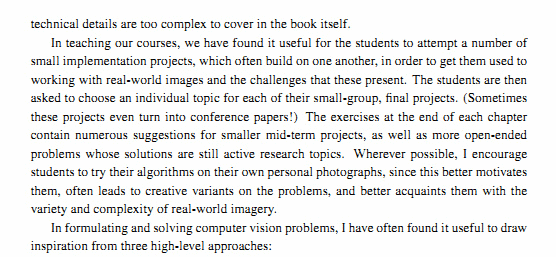
#> input picture imageTextN.png, 556 x 257 px
$ python TrainAndTest.py
#> lines starting #> are read from the running program, lines starting #| are printed output that depends on the picture; after the words box and inside, x2 and y2 are one past the last pixel; in counts of white or black regions, pixels touching at a corner belong together
import cv2
import numpy as np
import operator
import os

MIN_CONTOUR_AREA = 100

RESIZED_IMAGE_WIDTH = 20
RESIZED_IMAGE_HEIGHT = 30


class ContourWithData():

    npaContour = None
    boundingRect = None
    intRectX = 0                # bounding rect top left corner x location
    intRectY = 0                # bounding rect top left corner y location
    intRectWidth = 0            # bounding rect width
    intRectHeight = 0           # bounding rect height
    fltArea = 0.0               # area of contour

    # calculate bounding rect
    def calculateRectTopLeftPointAndWidthAndHeight(self):
        [intX, intY, intWidth, intHeight] = self.boundingRect
        self.intRectX = intX
        self.intRectY = intY
        self.intRectWidth = intWidth
        self.intRectHeight = intHeight

    # this is oversimplified, for a production grade program
    def checkIfContourIsValid(self):
        if self.fltArea < MIN_CONTOUR_AREA:
            return False
        return True


def main():
    allContoursWithData = []
    validContoursWithData = []

    try:
        # read in training classifications
        npaClassifications = np.loadtxt("classifications.txt", np.float32)
    except:
        print("error, unable to open classifications.txt, exiting program\n")
        os.system("pause")
        return

    try:
        # read in training images
        npaFlattenedImages = np.loadtxt("flattened_images.txt", np.float32)
    except:
        print("error, unable to open flattened_images.txt, exiting program\n")
        os.system("pause")
        return

    # reshape numpy array to 1d, necessary to pass to call to train
    npaClassifications = npaClassifications.reshape(
        (npaClassifications.size, 1))

    kNearest = cv2.ml.KNearest_create()

    kNearest.train(npaFlattenedImages, cv2.ml.ROW_SAMPLE, npaClassifications)

    # read in testing numbers image
    #imgTestingNumbers = cv2.imread("test1.png")
    #imgTestingNumbers = cv2.imread("test2.png")
    #imgTestingNumbers = cv2.imread("test3.png")
    imgTestingNumbers = cv2.imread("imageTextN.png")
#> imgTestingNumbers is the input picture: shape (257, 556, 3); mean B, G, R 232.5, 232.8, 232.6
    #imgTestingNumbers = cv2.imread("training_chars.png")

    if imgTestingNumbers is None:
        print("error: image not read from file \n\n")
        os.system("pause")
        return

    imgGray = cv2.cvtColor(imgTestingNumbers, cv2.COLOR_BGR2GRAY)
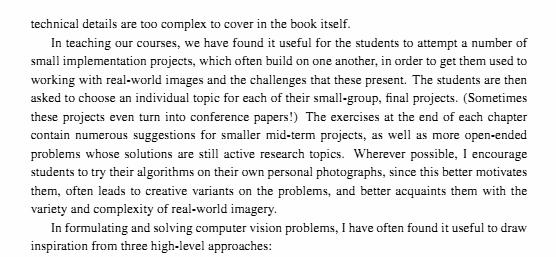
#> imgGray: shape (257, 556); min 2, max 254, mean 232.7
    imgBlurred = cv2.GaussianBlur(imgGray, (5, 5), 0)
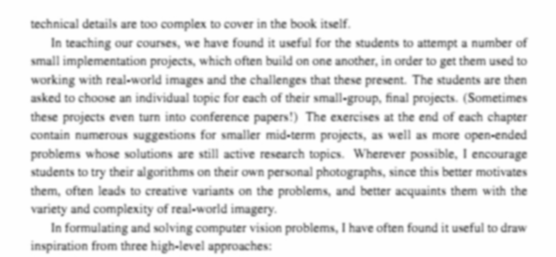
#> imgBlurred: shape (257, 556); min 107, max 254, mean 232.8
    imgThresh = cv2.adaptiveThreshold(
        imgBlurred, 255, cv2.ADAPTIVE_THRESH_GAUSSIAN_C, cv2.THRESH_BINARY_INV, 11, 2)
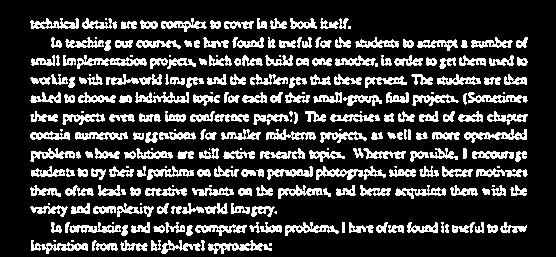
#> imgThresh: shape (257, 556); 21.3% white; 264 white regions (40 under 20 px)

    # make a copy of the thresh image, this in necessary because findContours modifies the image
    imgThreshCopy = imgThresh.copy()

    npaContours, npaHierarchy = cv2.findContours(
        imgThreshCopy, cv2.RETR_EXTERNAL, cv2.CHAIN_APPROX_SIMPLE)
#> npaContours = 264 contours, 50 with area under 20; largest, box (x1, y1, x2, y2) and area: (316, 166, 386, 180) 377, (77, 55, 147, 69) 356, (208, 240, 272, 254) 322, (464, 129, 527, 143) 318, (468, 92, 528, 103) 280; npaHierarchy = 264 rows, first 6: [1, -1, -1, -1], [2, 0, -1, -1], [3, 1, -1, -1], [4, 2, -1, -1], [5, 3, -1, -1], [6, 4, -1, -1]

    for npaContour in npaContours:                             # for each contour
        # instantiate a contour with data object
        contourWithData = ContourWithData()
        # assign contour to contour with data
        contourWithData.npaContour = npaContour
        contourWithData.boundingRect = cv2.boundingRect(
            contourWithData.npaContour)
        contourWithData.calculateRectTopLeftPointAndWidthAndHeight(
        )
        contourWithData.fltArea = cv2.contourArea(
            contourWithData.npaContour)
        # add contour with data object to list of all contours with data
        allContoursWithData.append(contourWithData)
#> this loop made 264 passes
#> (intX in calculateRectTopLeftPointAndWidthAndHeight, intY in calculateRectTopLeftPointAndWidthAndHeight, intWidth in calculateRectTopLeftPointAndWidthAndHeight, intHeight in calculateRectTopLeftPointAndWidthAndHeight) on passes 2, 3, 5: (96, 243, 22, 8), (208, 240, 64, 14), (161, 240, 40, 14)
#> after the loop, allContoursWithData = 264 items

    for contourWithData in allContoursWithData:                 # for all contours
        if contourWithData.checkIfContourIsValid():             # check if valid
            # if so, append to valid contour list
            validContoursWithData.append(contourWithData)
#> after the loop, validContoursWithData = 103 items

    validContoursWithData.sort(key=operator.attrgetter(
        "intRectX"))         # sort contours from left to right

    # declare final string, this will have the final number sequence by the end of the program
    strFinalString = ""

    for contourWithData in validContoursWithData:            # for each contour
        # draw a green rect around the current char
        cv2.rectangle(imgTestingNumbers,
                      (contourWithData.intRectX, contourWithData.intRectY),
                      (contourWithData.intRectX + contourWithData.intRectWidth,
                       contourWithData.intRectY + contourWithData.intRectHeight),
                      (0, 255, 0),
                      2)

        imgROI = imgThresh[contourWithData.intRectY: contourWithData.intRectY + contourWithData.intRectHeight,
                           contourWithData.intRectX: contourWithData.intRectX + contourWithData.intRectWidth]

        # resize image, this will be more consistent for recognition and storage
        imgROIResized = cv2.resize(
            imgROI, (RESIZED_IMAGE_WIDTH, RESIZED_IMAGE_HEIGHT))

        # flatten image into 1d numpy array
        npaROIResized = imgROIResized.reshape(
            (1, RESIZED_IMAGE_WIDTH * RESIZED_IMAGE_HEIGHT))

        # convert from 1d numpy array of ints to 1d numpy array of floats
        npaROIResized = np.float32(npaROIResized)

        retval, npaResults, neigh_resp, dists = kNearest.findNearest(
            npaROIResized, k=1)

        strCurrentChar = str(chr(int(npaResults[0][0])))
        strFinalString = strFinalString + strCurrentChar
#> this loop made 103 passes
#> (retval, npaResults, neigh_resp, dists, strCurrentChar, strFinalString) on passes 1 to 12: (53, [53], [53], [12054105], '5', '5'), (55, [55], [55], [13326837], '7', '57'), (49, [49], [49], [11974744], '1', '571'), (51, [51], [51], [12300003], '3', '5713'), (54, [54], [54], [12178500], '6', '57136'), (54, [54], [54], [12708948], '6', '571366'), (51, [51], [51], [12454966], '3', '5713663'), (49, [49], [49], [13077789], '1', '57136631'), (51, [51], [51], [13302863], '3', '571366313'), (51, [51], [51], [11406719], '3', '5713663133'), (51, [51], [51], [12204872], '3', '57136631333'), (51, [51], [51], [12714066], '3', '571366313333')
#> (retval, npaResults, neigh_resp, dists, strCurrentChar) on pass 15: (51, [51], [51], [9983875], '3')
#> pass 1, in main, `imgROIResized = cv2.resize( imgROI, (RESIZED_IMAGE_WIDTH, RESIZED_IMAG..`:
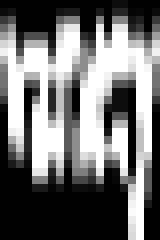
#> imgROIResized: shape (30, 20) (shown 8 times larger); min 0, max 255, mean 111.8
#> pass 2, in main, `imgROIResized = cv2.resize( imgROI, (RESIZED_IMAGE_WIDTH, RESIZED_IMAG..`:
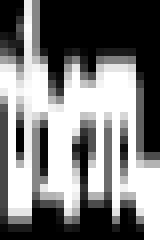
#> imgROIResized: shape (30, 20) (shown 8 times larger); min 0, max 255, mean 122.4
#> pass 3, in main, `imgROIResized = cv2.resize( imgROI, (RESIZED_IMAGE_WIDTH, RESIZED_IMAG..`:
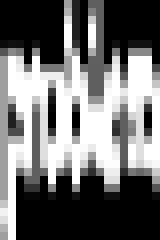
#> imgROIResized: shape (30, 20) (shown 8 times larger); min 0, max 255, mean 112.1
#> after the loop:
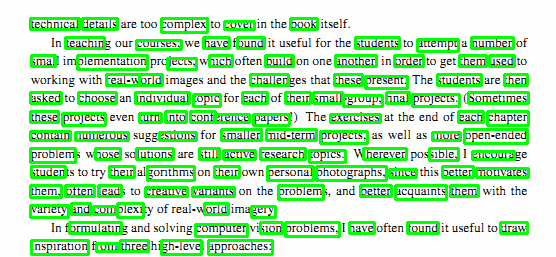
#> imgTestingNumbers: shape (257, 556, 3); mean B, G, R 183.7, 234.8, 183.4
    print("\n" + strFinalString + "\n")                  # show the full string
#| 5713663133338333388535335183405831351393255388175272388724486811058121388898488333718310548888181331838

    # show input image with green boxes drawn around found digits
    cv2.imshow("imgTestingNumbers", imgTestingNumbers)
    cv2.waitKey(0)
    cv2.destroyAllWindows()             # remove windows from memory
    return


if __name__ == "__main__":
    main()
